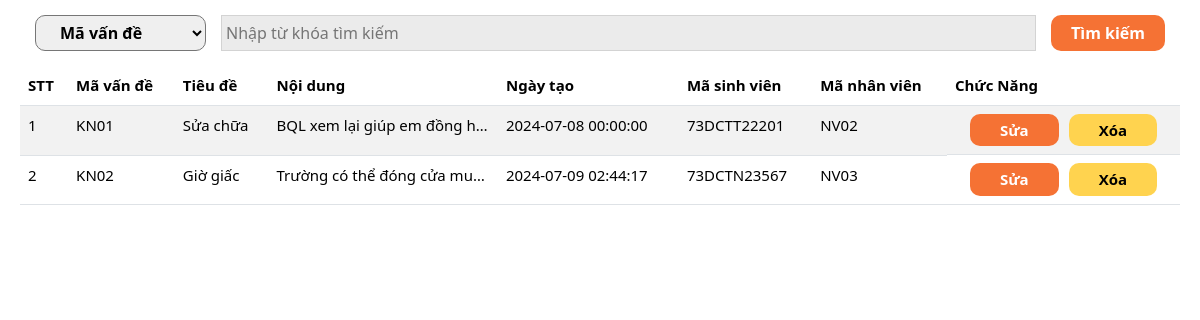
Page /QLKN/khieunai.php on the committed database.
### tables this page shows
CREATE TABLE `tbl_vande` (
  `STT` int(11) NOT NULL,
  `MaVD` varchar(20) NOT NULL,
  `TieuDe` varchar(180) NOT NULL,
  `NoiDung` varchar(2550) NOT NULL,
  `MaSV` varchar(20) NOT NULL,
  `MaNV` varchar(20) NOT NULL,
  `Ngay_tao` datetime NOT NULL
);

### QLKN/khieunai.php (the view, shortened to what this page needs)
<?php
    include("../db/connect.php");
?>
<!DOCTYPE html>
<html lang="en">
<head>
    <link rel="stylesheet" href=khieunai.css?v=<?php echo time() ?>">
    <link href="https://cdn.jsdelivr.net/npm/bootstrap@5.3.3/dist/css/bootstrap.min.css" rel="stylesheet">
    <link rel="stylesheet" href="https://cdn.jsdelivr.net/npm/bootstrap-icons@1.11.3/font/bootstrap-icons.min.css">
    <link href='https://unpkg.com/boxicons@2.1.4/css/boxicons.min.css' rel='stylesheet'>
</head>
<body>
        <form method="POST" class="post">
            <div class="header">
                <div>
                    <select name="searchby">
                        <option value="MaVD">Mã vấn đề</option>
                    </select>
                </div>
                <input type="text" name="txtsearch" class="txtsearch" placeholder="Nhập từ khóa tìm kiếm">
                <input type="submit" class="search-btn" value="Tìm kiếm" name="search-btn">
            </div>
            <?php
                if ($_SESSION['ChucVu']== 0 || $_SESSION['ChucVu']== 2){
                    if (isset($_POST["search-btn"]) && !empty($_POST['txtsearch'])) {
                        $getsearch = $_POST['txtsearch'];
                        $searchby = $_POST['searchby'];
                        if ($searchby == 'MaVD') {
                            $view = mysqli_query($conn, "SELECT * FROM tbl_vande WHERE MaVD LIKE N'%$getsearch%'");
                        }
                        else if ($searchby == 'MaNV') {
                            $view = mysqli_query($conn, "SELECT * FROM tbl_vande WHERE MaNV LIKE N'%$getsearch%'");
                        }
                        else if ($searchby == 'MaSV') {
                            $view = mysqli_query($conn, "SELECT * FROM tbl_vande WHERE  MaSV LIKE N'%$getsearch%'");
                        }
                    } else {
                        $view = mysqli_query($conn, "SELECT * FROM tbl_vande ORDER BY STT ASC");
                    }
                    if (mysqli_num_rows($view) > 0) {
                        echo '<table id= "tblmain" class="table table table-striped table-hover" >
                <thead style="font-size:15px;font-weight:bold" >
                    <th> STT </th>
                    <th> Mã vấn đề</th>
                    <th> Tiêu đề </th>
                    <th> Nội dung </th>
                    <th> Ngày tạo</th>
                    <th> Mã sinh viên </th>
                    <th>Mã nhân viên</th>
                    <th> Chức Năng </th>
                </thead>
            <tbody>';
                        while ($row = mysqli_fetch_assoc($view)) {
                        echo '<tr style="font-size:15px">
                        <td>' . $row["STT"] . '</td>
                        <td>' . $row["MaVD"] . '</td>
                        <td class="text-ellipsis">' . $row["TieuDe"] . '</td>
                        <td class="text-ellipsis">' . $row["NoiDung"] . '</td>
                        <td>' . $row["Ngay_tao"] . '</td>
                        <td>' . $row["MaSV"] . '</td>
                        <td>' . $row["MaNV"] . '</td>
                        <td class="thaotac">
                            <a href = "khieunai-edit.php?MaVD=' . $row["MaVD"] . '" class="edit">Sửa</a>
                        <a onclick="return confirm(\'Bạn có muốn xóa không?\');" href = "khieunai-delete.php?MaVD=' . $row["MaVD"] . '" class="delete">Xóa</a>
                    </td>
            </tr>';
                        }
                        echo '</body></table>';
                    }
                }
            ?>
</body>
</html>

### QLKN/khieunai.css (style rules this page uses)
html { padding: 0 20px 0 20px; }
.header { background-color: white; padding: 15px; display: flex; gap: 15px; }
.header .txtsearch { width: 100%; padding: 5px 4px; background-color: rgb(235, 235, 235); border: 1px solid lightgray; }
.header .search-btn { padding: 5px 20px; background-color: #f57234; color: white; border: none; border-radius: 10px; font-weight: bold; }
.header select { padding: 5px 20px; border-radius: 10px; font-weight: bold; }
th, tr { font-size: 15px; margin-top: 0px; }
.thaotac { display: flex; flex-wrap: nowrap; gap: 10px; justify-content: center; align-items: center; }
.thaotac a { padding: 5px 30px; }
.edit { padding: 2px 5px; display: flex; border: none; border-radius: 10px; align-items: center; background: #f57234; text-decoration: none; color: white; font-weight: bold; }
.delete { padding: 5px 10px; display: flex; border: none; border-radius: 10px; align-items: center; background: #ffd34f; text-decoration: none; color: black; font-weight: bold; }
body { font-family: Arial, sans-serif; background-color: #f4f4f4; margin: 0; padding: 0; }
.text-ellipsis { max-width: 200px; white-space: nowrap; overflow: hidden; text-overflow: ellipsis; vertical-align: top; }

### rows in the picture
tbl_vande: STT "1", MaVD "KN01", TieuDe "Sửa chữa", NoiDung "BQL xem lại giúp em đồng h…", Ngay_tao "2024-07-08 00:00:00", MaSV "73DCTT22201", MaNV "NV02"
tbl_vande: STT "2", MaVD "KN02", TieuDe "Giờ giấc", NoiDung "Trường có thể đóng cửa mu…", Ngay_tao "2024-07-09 02:44:17", MaSV "73DCTN23567", MaNV "NV03"
